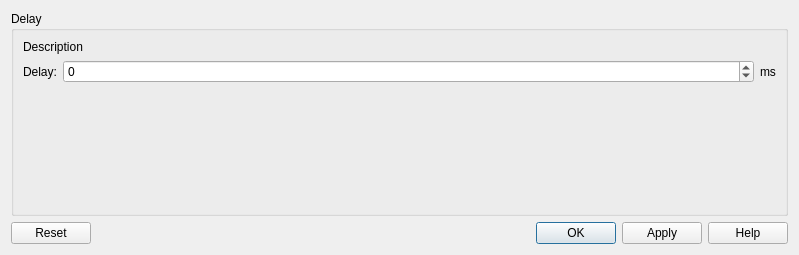
<?xml version="1.0" encoding="UTF-8"?>
<ui version="4.0">
 <class>FilterDialog</class>
 <widget class="QDialog" name="FilterDialog">
  <property name="windowModality">
   <enum>Qt::ApplicationModal</enum>
  </property>
  <property name="geometry">
   <rect>
    <x>0</x>
    <y>0</y>
    <width>799</width>
    <height>255</height>
   </rect>
  </property>
  <property name="windowTitle">
   <string>Packet filters</string>
  </property>
  <property name="styleSheet">
   <string notr="true">
QWidget {
    background-color: #fae8b7;
    color: #586e75;
}

QToolBar {
    border:0px;
}

QGraphicsView, QTextEdit, QPlainTextEdit, QTreeWidget, QListWidget, QLineEdit, QSpinBox, QComboBox {
    background-color: #fdf6e3;
}

QLabel, QMenu, QStatusBar {
  color: #586e75;
}

QMenuBar::item {
    background-color: #fae8b7;
}

QMenu::item:selected {
    color: #f2f2f2;
    background-color: #383838;
}

QToolButton:hover {
    background-color: #383838;
}

QGroupBox {
    color: #586e75;
    font: bold 12px;
    padding: 15px;
    border-style: none;
}

QAbstractScrollArea::corner {
    background: #fae8b7;
}

QScrollBar::add-page:horizontal, QScrollBar::sub-page:horizontal, QScrollBar::add-page:vertical, QScrollBar::sub-page:vertical {
  background: none;
}

QComboBox {
    selection-color: #f2f2f2;
    selection-background-color: #fae8b7;
}

QComboBox QAbstractItemView {
    background-color: #fdf6e3;
}

QDockWidget, QMenuBar, QPushButton, QToolButton, QTabWidget, QHeaderView::section {
    color: #586e75;
    font: bold 11px;
}

QTabBar {
    color: #586e75;
}

QRadioButton, QCheckBox {
  color: #586e75;
}

QRadioButton::disabled, QCheckBox::disabled {
  color: gray;
}
// bg-color=#fdf6e3
// fg-color=#586e75
// tool-bar=#fae8b7
// selection-bg=#383838 
// selection-fg=#f2f2f2
 </string>
  </property>
  <layout class="QVBoxLayout" name="verticalLayout_3">
   <item>
    <layout class="QVBoxLayout" name="uiVerticalLayout">
     <item>
      <widget class="QGroupBox" name="groupBox">
       <property name="title">
        <string>Delay</string>
       </property>
       <layout class="QVBoxLayout" name="verticalLayout_2">
        <item>
         <widget class="QLabel" name="label_3">
          <property name="text">
           <string>Description</string>
          </property>
          <property name="wordWrap">
           <bool>true</bool>
          </property>
         </widget>
        </item>
        <item>
         <layout class="QGridLayout" name="gridLayout" rowstretch="0" columnminimumwidth="0,0,0">
          <property name="sizeConstraint">
           <enum>QLayout::SetDefaultConstraint</enum>
          </property>
          <item row="0" column="0">
           <widget class="QLabel" name="label">
            <property name="text">
             <string>Delay:</string>
            </property>
           </widget>
          </item>
          <item row="0" column="1">
           <widget class="QSpinBox" name="spinBox">
            <property name="sizePolicy">
             <sizepolicy hsizetype="Expanding" vsizetype="Fixed">
              <horstretch>0</horstretch>
              <verstretch>0</verstretch>
             </sizepolicy>
            </property>
            <property name="minimum">
             <number>-1</number>
            </property>
            <property name="maximum">
             <number>500</number>
            </property>
           </widget>
          </item>
          <item row="0" column="2">
           <widget class="QLabel" name="label_2">
            <property name="text">
             <string>ms</string>
            </property>
           </widget>
          </item>
         </layout>
        </item>
        <item>
         <spacer name="verticalSpacer">
          <property name="orientation">
           <enum>Qt::Vertical</enum>
          </property>
          <property name="sizeHint" stdset="0">
           <size>
            <width>20</width>
            <height>40</height>
           </size>
          </property>
         </spacer>
        </item>
       </layout>
      </widget>
     </item>
    </layout>
   </item>
   <item>
    <widget class="QDialogButtonBox" name="uiButtonBox">
     <property name="orientation">
      <enum>Qt::Horizontal</enum>
     </property>
     <property name="standardButtons">
      <set>QDialogButtonBox::Apply|QDialogButtonBox::Help|QDialogButtonBox::Ok|QDialogButtonBox::Reset</set>
     </property>
    </widget>
   </item>
  </layout>
 </widget>
 <resources>
  <include location="../../resources/resources.qrc"/>
 </resources>
 <connections>
  <connection>
   <sender>uiButtonBox</sender>
   <signal>accepted()</signal>
   <receiver>FilterDialog</receiver>
   <slot>accept()</slot>
   <hints>
    <hint type="sourcelabel">
     <x>248</x>
     <y>254</y>
    </hint>
    <hint type="destinationlabel">
     <x>157</x>
     <y>274</y>
    </hint>
   </hints>
  </connection>
  <connection>
   <sender>uiButtonBox</sender>
   <signal>rejected()</signal>
   <receiver>FilterDialog</receiver>
   <slot>reject()</slot>
   <hints>
    <hint type="sourcelabel">
     <x>316</x>
     <y>260</y>
    </hint>
    <hint type="destinationlabel">
     <x>286</x>
     <y>274</y>
    </hint>
   </hints>
  </connection>
 </connections>
</ui>
